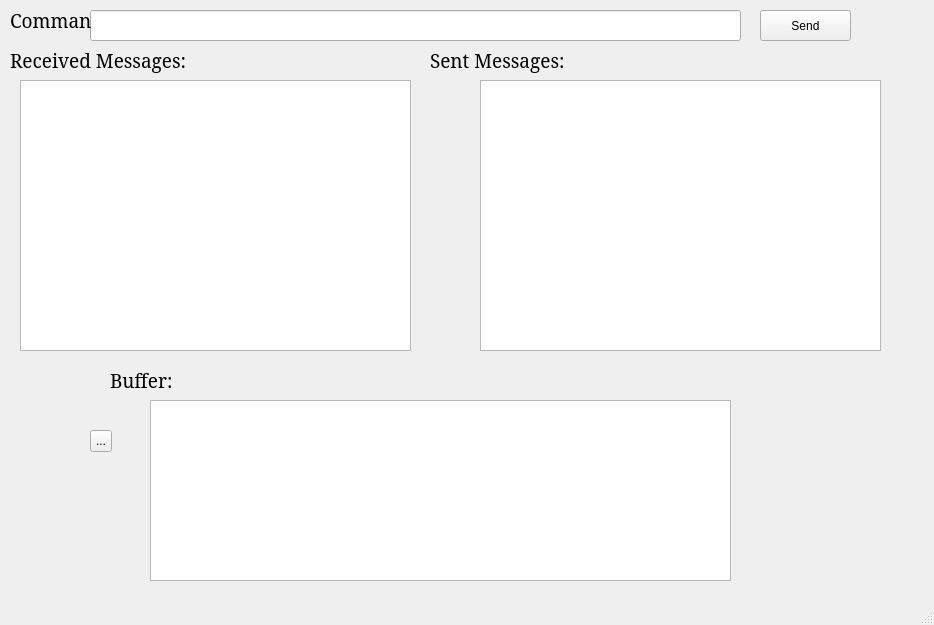
<?xml version="1.0" encoding="UTF-8"?>
<ui version="4.0">
 <class>MainWindow</class>
 <widget class="QMainWindow" name="MainWindow">
  <property name="geometry">
   <rect>
    <x>0</x>
    <y>0</y>
    <width>934</width>
    <height>625</height>
   </rect>
  </property>
  <property name="windowTitle">
   <string>Client</string>
  </property>
  <widget class="QWidget" name="centralwidget">
   <widget class="QLineEdit" name="lineEdit">
    <property name="geometry">
     <rect>
      <x>90</x>
      <y>10</y>
      <width>651</width>
      <height>31</height>
     </rect>
    </property>
   </widget>
   <widget class="QLabel" name="label_2">
    <property name="geometry">
     <rect>
      <x>10</x>
      <y>0</y>
      <width>81</width>
      <height>41</height>
     </rect>
    </property>
    <property name="font">
     <font>
      <family>SimSun</family>
      <pointsize>14</pointsize>
     </font>
    </property>
    <property name="text">
     <string>Command:</string>
    </property>
   </widget>
   <widget class="QPushButton" name="pushButton">
    <property name="geometry">
     <rect>
      <x>760</x>
      <y>10</y>
      <width>91</width>
      <height>31</height>
     </rect>
    </property>
    <property name="text">
     <string>Send</string>
    </property>
   </widget>
   <widget class="QTextEdit" name="textEdit">
    <property name="geometry">
     <rect>
      <x>20</x>
      <y>80</y>
      <width>391</width>
      <height>271</height>
     </rect>
    </property>
   </widget>
   <widget class="QLabel" name="label">
    <property name="geometry">
     <rect>
      <x>10</x>
      <y>40</y>
      <width>191</width>
      <height>41</height>
     </rect>
    </property>
    <property name="font">
     <font>
      <family>SimSun</family>
      <pointsize>14</pointsize>
     </font>
    </property>
    <property name="text">
     <string>Received Messages:</string>
    </property>
   </widget>
   <widget class="QTableView" name="tableView">
    <property name="geometry">
     <rect>
      <x>150</x>
      <y>400</y>
      <width>581</width>
      <height>181</height>
     </rect>
    </property>
   </widget>
   <widget class="QLabel" name="label_3">
    <property name="geometry">
     <rect>
      <x>430</x>
      <y>40</y>
      <width>191</width>
      <height>41</height>
     </rect>
    </property>
    <property name="font">
     <font>
      <family>SimSun</family>
      <pointsize>14</pointsize>
     </font>
    </property>
    <property name="text">
     <string>Sent Messages:</string>
    </property>
   </widget>
   <widget class="QTextEdit" name="textEdit_2">
    <property name="geometry">
     <rect>
      <x>480</x>
      <y>80</y>
      <width>401</width>
      <height>271</height>
     </rect>
    </property>
   </widget>
   <widget class="QLabel" name="label_4">
    <property name="geometry">
     <rect>
      <x>110</x>
      <y>360</y>
      <width>191</width>
      <height>41</height>
     </rect>
    </property>
    <property name="font">
     <font>
      <family>SimSun</family>
      <pointsize>14</pointsize>
     </font>
    </property>
    <property name="text">
     <string>Buffer:</string>
    </property>
   </widget>
   <widget class="QToolButton" name="toolButton">
    <property name="geometry">
     <rect>
      <x>90</x>
      <y>430</y>
      <width>22</width>
      <height>22</height>
     </rect>
    </property>
    <property name="text">
     <string>...</string>
    </property>
   </widget>
  </widget>
  <widget class="QStatusBar" name="statusbar"/>
 </widget>
 <resources/>
 <connections/>
</ui>
